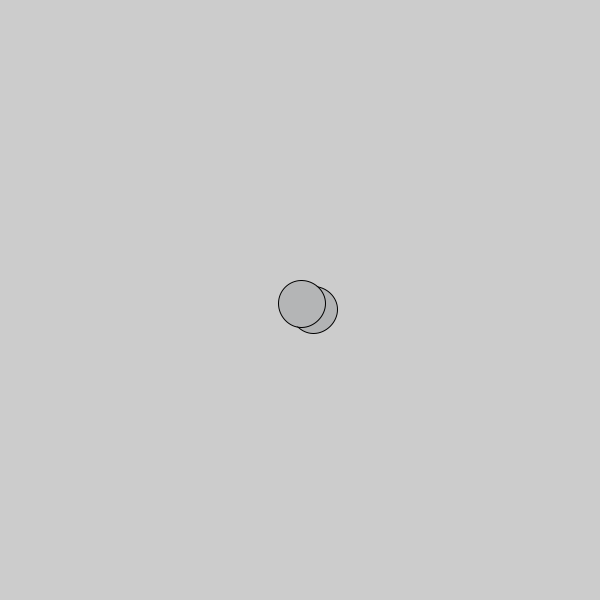
Frame 1 (no input)
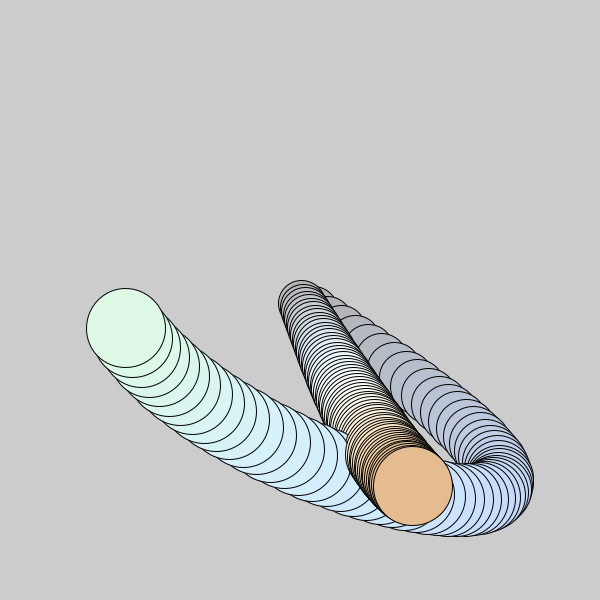
Frame 60 (the mouse pressed at the canvas centre just before this capture)
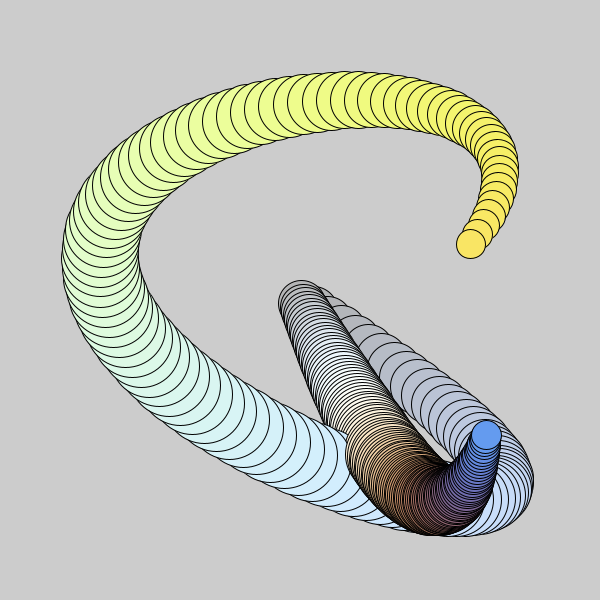
Frame 120 (the mouse held since frame 60 and released just before this capture)

The Processing sketch that drew these frames (run headless with seeded random() and noise(); from frame 60 on, the mouse is pressed at the canvas centre):

// Processing sketch: a001_sin
// ── a001_sin.pde
void setup() {
  size(600, 600);
}
void draw() {
  //background(255);
  
  // frameCount / 20.0  = 20 times slower
  // frameCount * 0.05  = 5% of the original speed
  // both are equivalent
  
  float x = map(sin(frameCount * 0.07), -1, 1, 100, width-100); 
  float y = map(sin(frameCount * 0.05), -1, 1, 100, width-100);
  float sz = map(sin(frameCount * 0.03), -1, 1, 10, 80); 
  float r = map(sin(frameCount * 0.01), -1, 1, 100, 255); 
  float g = map(sin(frameCount * 0.02), -1, 1, 100, 255);
  float b = map(sin(frameCount * 0.04), -1, 1, 100, 255);
  fill(r, g, b);
  ellipse(x, y, sz, sz);
  
  x = map(sin(frameCount * 0.01), -1, 1, 100, width-100); 
  y = map(sin(frameCount * 0.02), -1, 1, 100, width-100);
  sz = map(sin(frameCount * 0.03), -1, 1, 10, 80);
  r = map(sin(frameCount * 0.04), -1, 1, 100, 255); 
  g = map(sin(frameCount * 0.05), -1, 1, 100, 255);
  b = map(sin(frameCount * 0.06), -1, 1, 100, 255);
  fill(r, g, b);
  ellipse(x, y, sz, sz);
}
